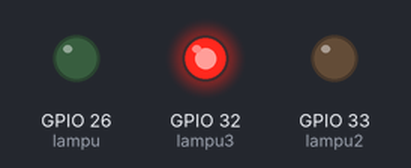
Recording of a program running on a simulated ESP32. On the bench: output pins drawn as LEDs (lit = HIGH). What the program prints to the serial monitor is not drawn.

Above: at 0.5 s.
At 1.5 s:
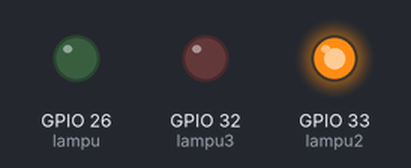
At 5.5 s:
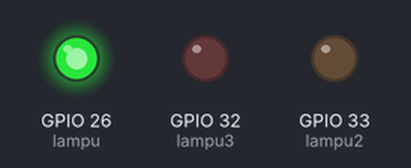
Timing chart, 0 to 6.9 s (numbered marks = the images above):
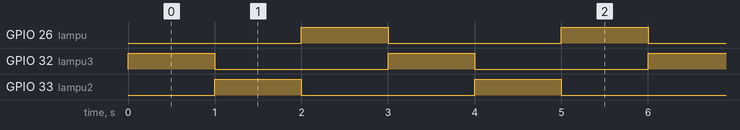

The program:

main.cpp
```cpp
#include <Arduino.h>

int lampu=26;
int lampu2=33;
int lampu3=32;

void setup() {
  // put your setup code here, to run once:
  Serial.begin(115200);
  Serial.println("Hello, ESP32!");
  pinMode(lampu, OUTPUT);
pinMode(lampu2, OUTPUT);
pinMode(lampu3, OUTPUT);
}

void loop() {
  // put your main code here, to run repeatedly:
digitalWrite(lampu, LOW);
digitalWrite(lampu2, LOW);
digitalWrite(lampu3, HIGH);
delay(1000);

digitalWrite(lampu, LOW);
digitalWrite(lampu2, HIGH);
digitalWrite(lampu3, LOW);
delay(1000);

digitalWrite(lampu, HIGH);
digitalWrite(lampu2, LOW);
digitalWrite(lampu3, LOW);
delay(1000);
}
```

Measured:
- by itself, GPIO 26 (lampu), GPIO 32 (lampu3), GPIO 33 (lampu2): alternates HIGH for 1.0 s and LOW for 2.0 s
- by itself, everything shown: repeats every 3.0 s, in 3 steps
